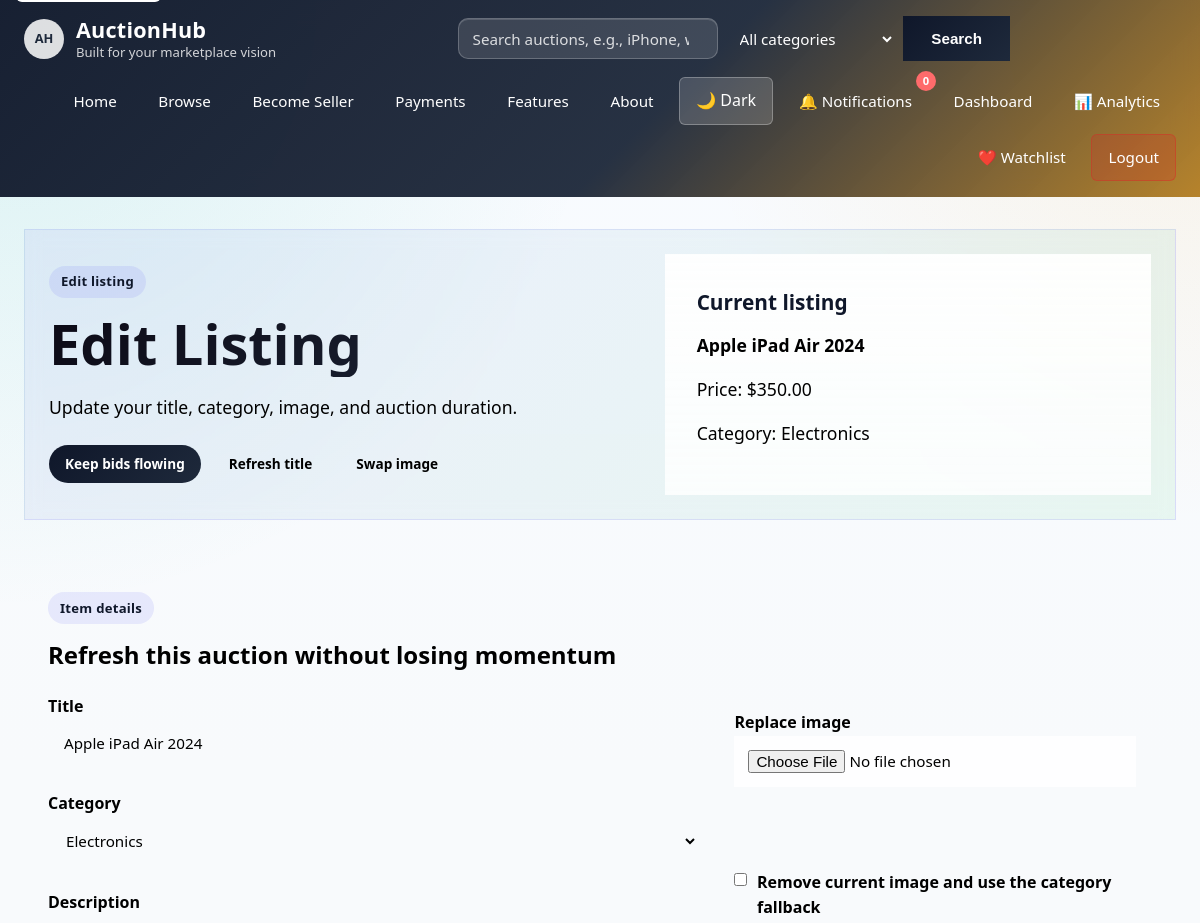
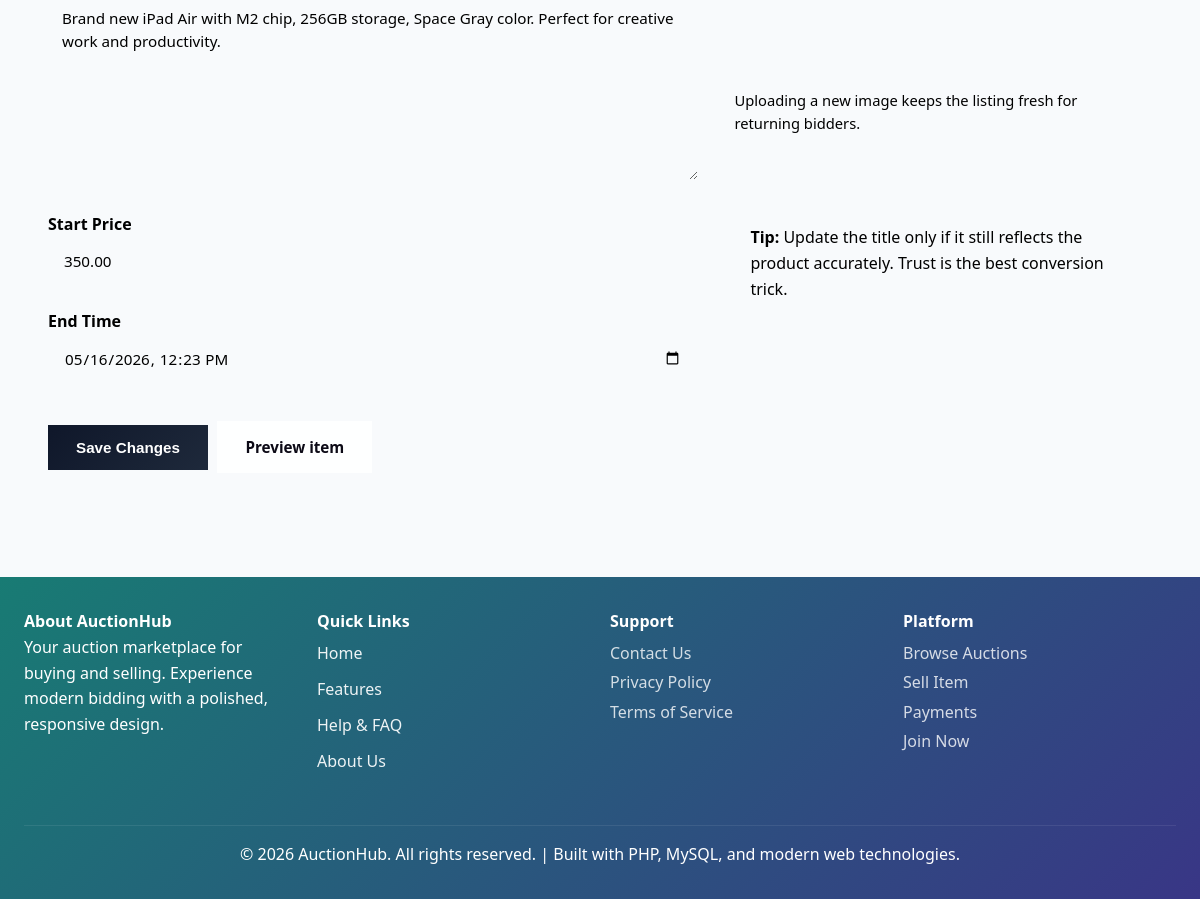
The app's page /items/edit_item.php?id=1 (signed in) with its own data (2 pictures, top to bottom).
### tables this page shows
CREATE TABLE IF NOT EXISTS items (
  id INT AUTO_INCREMENT PRIMARY KEY,
  title VARCHAR(255) NOT NULL,
  description TEXT NOT NULL,
  category VARCHAR(100) DEFAULT '',
  current_price DECIMAL(10,2) NOT NULL,
  starting_price DECIMAL(10,2) NOT NULL,
  user_id INT NOT NULL,
  end_time DATETIME NOT NULL,
  image_url VARCHAR(255),
  created_at TIMESTAMP DEFAULT CURRENT_TIMESTAMP,
  status VARCHAR(20) DEFAULT 'active',
  winner_id INT NULL,
  FOREIGN KEY (user_id) REFERENCES users(id),
  FOREIGN KEY (winner_id) REFERENCES users(id)
);

### items/edit_item.php (the view, shortened to what this page needs)
<?php
include(__DIR__ . '/../config/db.php');
include(__DIR__ . '/../includes/header.php');
$item_id = (int) ($_GET['id'] ?? $_POST['item_id'] ?? 0);
$stmt = $conn->prepare('SELECT * FROM items WHERE id=? LIMIT 1');
$stmt->bind_param('i', $item_id);
$stmt->execute();
$item = $stmt->get_result()->fetch_assoc();
?>
<main>
  <section class="hero item-hero">
    <div>
      <span class="page-chip">Edit listing</span>
      <h2>Edit Listing</h2>
      <p>Update your title, category, image, and auction duration.</p>
      <div class="auction-status">
        <span class="status-pill active">Keep bids flowing</span>
        <span class="status-pill">Refresh title</span>
        <span class="status-pill">Swap image</span>
      </div>
    </div>
    <div class="metric-card">
      <h3>Current listing</h3>
      <p><strong><?= htmlspecialchars($item['title']) ?></strong></p>
      <p>Price: $<?= number_format((float) $item['starting_price'], 2) ?></p>
      <p>Category: <?= htmlspecialchars($item['category'] ?? 'Uncategorized') ?></p>
    </div>
  </section>
  <div class="create-card item-form-card">
    <div class="section-head">
      <div>
        <span class="page-chip">Item details</span>
        <h2>Refresh this auction without losing momentum</h2>
      </div>
    </div>
    <form method="POST" enctype="multipart/form-data" class="item-form">
      <div class="item-form-grid">
        <div class="form-stack">
          <label>Title
            <input type="text" name="title" value="<?= htmlspecialchars($item['title']) ?>" required>
          </label>
          <label>Category
            <select name="category" required>
              <?php foreach (['Electronics','Fashion','Home & Garden','Collectibles','Vehicles','Other'] as $cat): ?>
                <option value="<?= htmlspecialchars($cat) ?>" <?= ($item['category'] ?? '') === $cat ? 'selected' : '' ?>><?= htmlspecialchars($cat) ?></option>
              <?php endforeach; ?>
            </select>
          </label>
          <label>Description
            <textarea name="description" rows="7"><?= htmlspecialchars($item['description']) ?></textarea>
          </label>
          <label>Start Price
            <input type="number" name="start_price" step="0.01" value="<?= htmlspecialchars($item['starting_price']) ?>" required>
          </label>
          <label>End Time
            <input type="datetime-local" name="end_time" value="<?= htmlspecialchars(date('Y-m-d\TH:i', strtotime($item['end_time']))) ?>" required>
          </label>
        </div>
        <div class="form-stack form-side-card">
          <label>Replace image
            <input type="file" name="image" accept="image/*">
          </label>
          <label class="checkbox-row">
            <input type="checkbox" name="remove_image" value="1">
            <span>Remove current image and use the category fallback</span>
          </label>
          <p class="form-note">Uploading a new image keeps the listing fresh for returning bidders.</p>
          <div class="form-note-block">
            <strong>Tip:</strong> Update the title only if it still reflects the product accurately. Trust is the best conversion trick.
          </div>
        </div>
      </div>
      <div class="card-actions">
        <button type="submit" class="btn">Save Changes</button>
        <a class="btn secondary" href="/auction_system/items/view_item.php?id=<?= (int) $item_id ?>">Preview item</a>
      </div>
    </form>
  </div>
</main>
<?php include(__DIR__ . '/../includes/footer.php'); ?>

### records on screen
items: title "Apple iPad Air 2024", starting_price "350.00", category "Electronics", description "Brand new iPad Air with M2 chip, 256GB storage, Space Gray color. Perfect for creative work and productivity.", start_price "350.00", end_time "05/16/2026 12:23"

### other values on screen
$unread_notifications "0"
